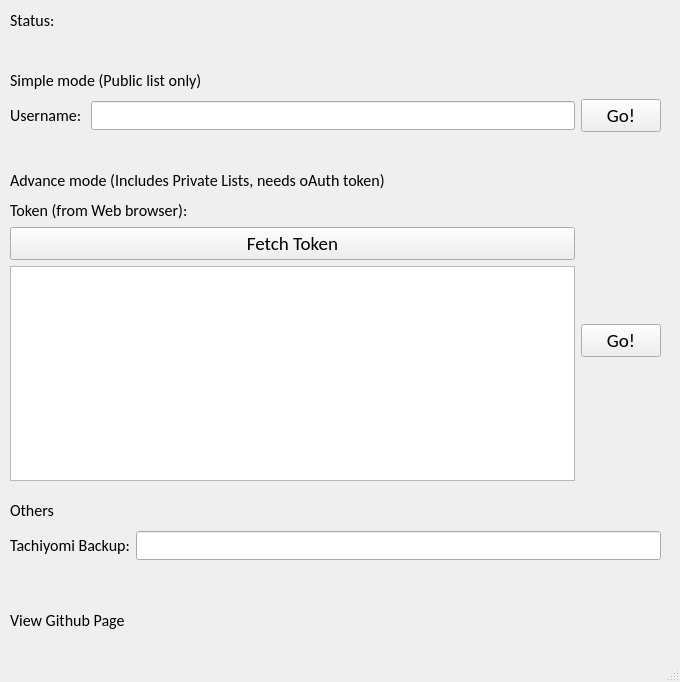
<?xml version="1.0" encoding="UTF-8"?>
<ui version="4.0">
 <class>mainForm</class>
 <widget class="QMainWindow" name="mainForm">
  <property name="geometry">
   <rect>
    <x>0</x>
    <y>0</y>
    <width>680</width>
    <height>682</height>
   </rect>
  </property>
  <property name="windowTitle">
   <string>MainWindow</string>
  </property>
  <property name="accessibleName">
   <string>mainForm</string>
  </property>
  <widget class="QWidget" name="centralwidget">
   <widget class="QWidget" name="horizontalLayoutWidget">
    <property name="geometry">
     <rect>
      <x>10</x>
      <y>90</y>
      <width>651</width>
      <height>51</height>
     </rect>
    </property>
    <layout class="QHBoxLayout" name="layoutSimple">
     <item>
      <widget class="QLabel" name="lblUsername">
       <property name="font">
        <font>
         <family>Calibri</family>
         <pointsize>12</pointsize>
        </font>
       </property>
       <property name="text">
        <string>Username: </string>
       </property>
      </widget>
     </item>
     <item>
      <widget class="QLineEdit" name="txtUsername">
       <property name="font">
        <font>
         <family>Calibri</family>
         <pointsize>12</pointsize>
        </font>
       </property>
       <property name="accessibleName">
        <string>txtUsername</string>
       </property>
      </widget>
     </item>
     <item>
      <widget class="QPushButton" name="btnGoSimple">
       <property name="font">
        <font>
         <family>Calibri</family>
         <pointsize>14</pointsize>
        </font>
       </property>
       <property name="accessibleName">
        <string>btnGoSimple</string>
       </property>
       <property name="text">
        <string>Go!</string>
       </property>
      </widget>
     </item>
    </layout>
   </widget>
   <widget class="QLabel" name="lblSimpleMode">
    <property name="geometry">
     <rect>
      <x>10</x>
      <y>60</y>
      <width>651</width>
      <height>41</height>
     </rect>
    </property>
    <property name="font">
     <font>
      <family>Calibri</family>
      <pointsize>12</pointsize>
     </font>
    </property>
    <property name="text">
     <string>Simple mode (Public list only)</string>
    </property>
   </widget>
   <widget class="QLabel" name="lblAdvanceMode">
    <property name="geometry">
     <rect>
      <x>10</x>
      <y>160</y>
      <width>651</width>
      <height>41</height>
     </rect>
    </property>
    <property name="font">
     <font>
      <family>Calibri</family>
      <pointsize>12</pointsize>
     </font>
    </property>
    <property name="text">
     <string>Advance mode (Includes Private Lists, needs oAuth token)</string>
    </property>
   </widget>
   <widget class="QWidget" name="horizontalLayoutWidget_2">
    <property name="geometry">
     <rect>
      <x>10</x>
      <y>200</y>
      <width>651</width>
      <height>281</height>
     </rect>
    </property>
    <layout class="QHBoxLayout" name="layoutAdvance">
     <item>
      <layout class="QVBoxLayout" name="layoutToken">
       <item>
        <widget class="QLabel" name="lblToken">
         <property name="font">
          <font>
           <family>Calibri</family>
           <pointsize>12</pointsize>
          </font>
         </property>
         <property name="text">
          <string>Token (from Web browser):</string>
         </property>
        </widget>
       </item>
       <item>
        <widget class="QPushButton" name="btnFetchToken">
         <property name="font">
          <font>
           <family>Calibri</family>
           <pointsize>14</pointsize>
          </font>
         </property>
         <property name="accessibleName">
          <string>btnFetchToken</string>
         </property>
         <property name="text">
          <string>Fetch Token</string>
         </property>
        </widget>
       </item>
       <item>
        <widget class="QTextEdit" name="txtToken">
         <property name="accessibleName">
          <string>txtToken</string>
         </property>
        </widget>
       </item>
      </layout>
     </item>
     <item>
      <widget class="QPushButton" name="btnGoAdvance">
       <property name="font">
        <font>
         <family>Calibri</family>
         <pointsize>14</pointsize>
        </font>
       </property>
       <property name="accessibleName">
        <string>btnGoAdvance</string>
       </property>
       <property name="text">
        <string>Go!</string>
       </property>
      </widget>
     </item>
    </layout>
   </widget>
   <widget class="QLabel" name="lblOthers">
    <property name="geometry">
     <rect>
      <x>10</x>
      <y>490</y>
      <width>651</width>
      <height>41</height>
     </rect>
    </property>
    <property name="font">
     <font>
      <family>Calibri</family>
      <pointsize>12</pointsize>
     </font>
    </property>
    <property name="text">
     <string>Others</string>
    </property>
   </widget>
   <widget class="QWidget" name="horizontalLayoutWidget_3">
    <property name="geometry">
     <rect>
      <x>10</x>
      <y>520</y>
      <width>651</width>
      <height>51</height>
     </rect>
    </property>
    <layout class="QHBoxLayout" name="layoutTachi">
     <item>
      <widget class="QLabel" name="lblTachi">
       <property name="font">
        <font>
         <family>Calibri</family>
         <pointsize>12</pointsize>
        </font>
       </property>
       <property name="text">
        <string>Tachiyomi Backup:</string>
       </property>
      </widget>
     </item>
     <item>
      <widget class="QLineEdit" name="txtTachi">
       <property name="font">
        <font>
         <family>Calibri</family>
         <pointsize>12</pointsize>
        </font>
       </property>
       <property name="accessibleName">
        <string>txtTachi</string>
       </property>
      </widget>
     </item>
    </layout>
   </widget>
   <widget class="QLabel" name="lblStatus">
    <property name="geometry">
     <rect>
      <x>10</x>
      <y>0</y>
      <width>651</width>
      <height>41</height>
     </rect>
    </property>
    <property name="font">
     <font>
      <family>Calibri</family>
      <pointsize>12</pointsize>
     </font>
    </property>
    <property name="accessibleName">
     <string>lblStatus</string>
    </property>
    <property name="text">
     <string>Status: </string>
    </property>
   </widget>
   <widget class="QLabel" name="lblGithubPage">
    <property name="geometry">
     <rect>
      <x>10</x>
      <y>600</y>
      <width>651</width>
      <height>41</height>
     </rect>
    </property>
    <property name="font">
     <font>
      <family>Calibri</family>
      <pointsize>12</pointsize>
     </font>
    </property>
    <property name="accessibleName">
     <string/>
    </property>
    <property name="text">
     <string>View Github Page</string>
    </property>
    <property name="openExternalLinks">
     <bool>true</bool>
    </property>
   </widget>
  </widget>
  <widget class="QMenuBar" name="menubar">
   <property name="geometry">
    <rect>
     <x>0</x>
     <y>0</y>
     <width>680</width>
     <height>26</height>
    </rect>
   </property>
  </widget>
  <widget class="QStatusBar" name="statusbar"/>
 </widget>
 <resources/>
 <connections/>
</ui>
